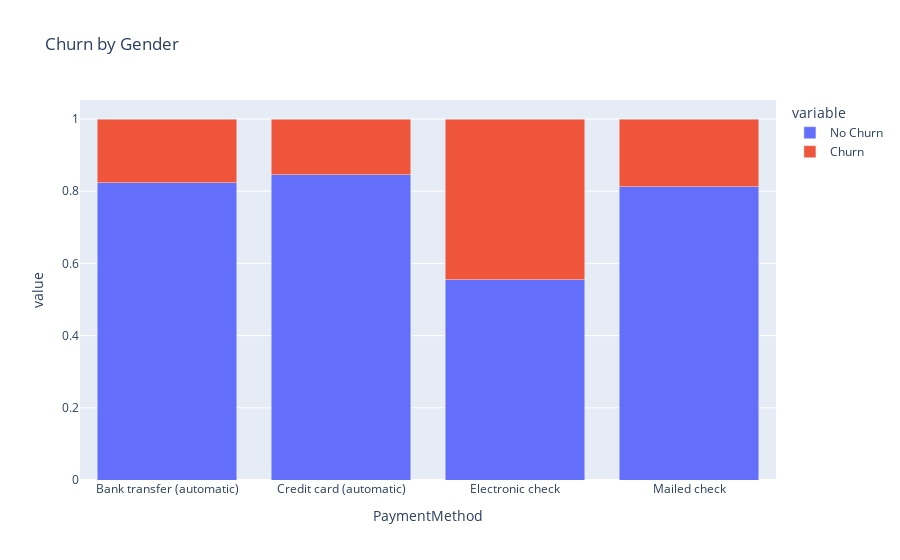

Source (notebook cell):
### Markdown cell above
#### Bivariate analysis explores the relationship between two variables. In the case of customer churn data, bivariate analysis can help uncover potential correlations or dependencies between different variables and churn

### Code cell
# Churn by gender
# Analyzing the Churn Rate by Gender to observe any patterns associated with churn
gender_churn = training_data.groupby('PaymentMethod')['Churn'].value_counts(normalize=True).unstack().reset_index()
gender_churn.rename(columns={'No': 'No Churn', 'Yes': 'Churn'}, inplace=True)

fig = px.bar(gender_churn, x='PaymentMethod', y=['No Churn', 'Churn'], barmode='stack', title='Churn by Gender')
fig.show()

### Figure 1 — Plotly figure (JSON) as saved in the notebook; plotly's stock layout.template omitted (floating-point values rounded to 4 significant figures)
{"data": [{"alignmentgroup": "True", "hovertemplate": "variable=No Churn<br>PaymentMethod=%{x}<br>value=%{y}<extra></extra>", "legendgroup": "No Churn", "marker": {"color": "#636efa", "pattern": {"shape": ""}}, "name": "No Churn", "offsetgroup": "No Churn", "orientation": "v", "showlegend": true, "textposition": "auto", "type": "bar", "x": ["Bank transfer (automatic)", "Credit card (automatic)", "Electronic check", "Mailed check"], "xaxis": "x", "y": [0.824, 0.8459, 0.5541, 0.8121], "yaxis": "y"}, {"alignmentgroup": "True", "hovertemplate": "variable=Churn<br>PaymentMethod=%{x}<br>value=%{y}<extra></extra>", "legendgroup": "Churn", "marker": {"color": "#EF553B", "pattern": {"shape": ""}}, "name": "Churn", "offsetgroup": "Churn", "orientation": "v", "showlegend": true, "textposition": "auto", "type": "bar", "x": ["Bank transfer (automatic)", "Credit card (automatic)", "Electronic check", "Mailed check"], "xaxis": "x", "y": [0.176, 0.1541, 0.4459, 0.1879], "yaxis": "y"}], "layout": {"barmode": "stack", "legend": {"title": {"text": "variable"}, "tracegroupgap": 0}, "title": {"text": "Churn by Gender"}, "xaxis": {"anchor": "y", "domain": [0, 1], "title": {"text": "PaymentMethod"}}, "yaxis": {"anchor": "x", "domain": [0, 1], "title": {"text": "value"}}}}
